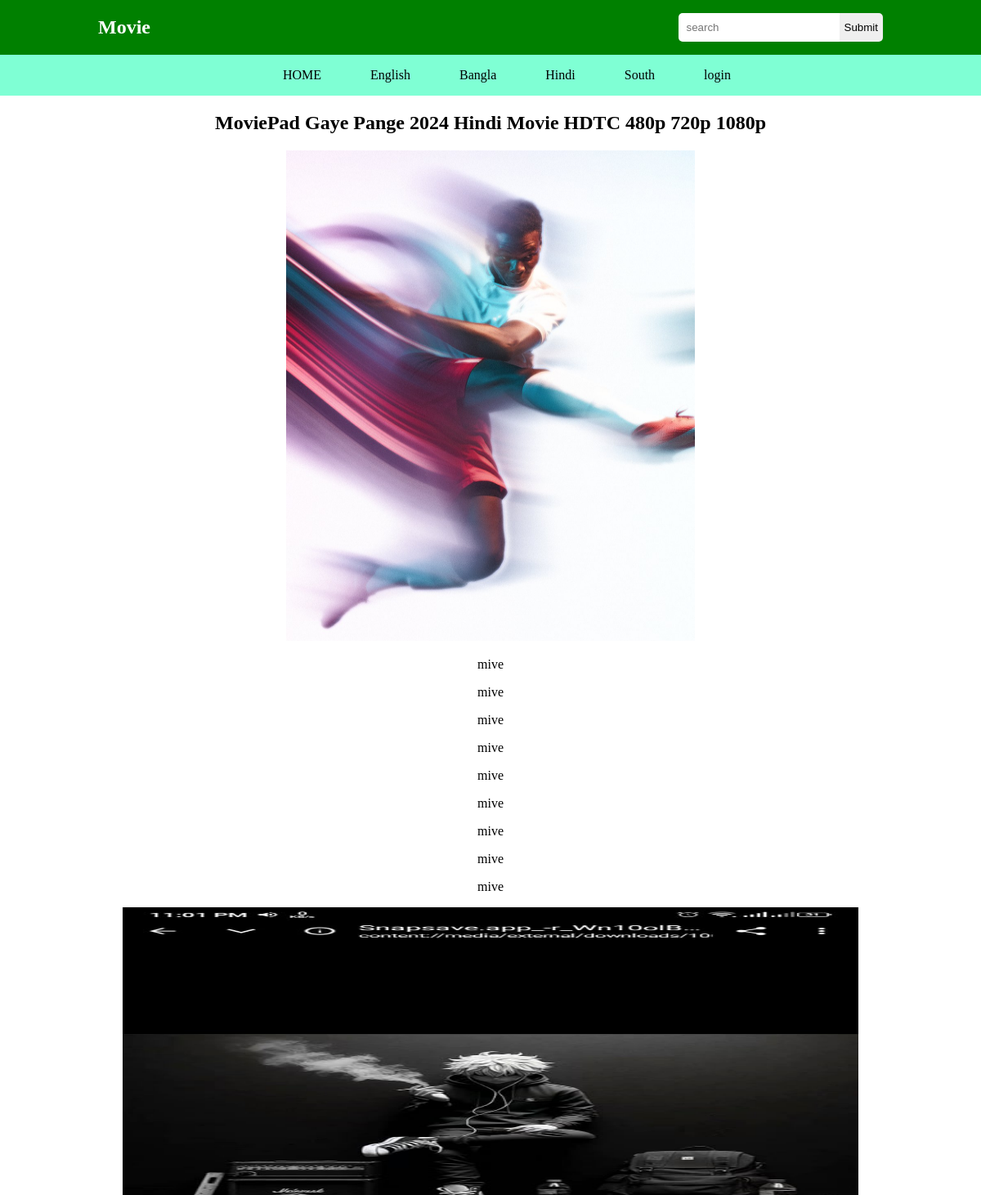
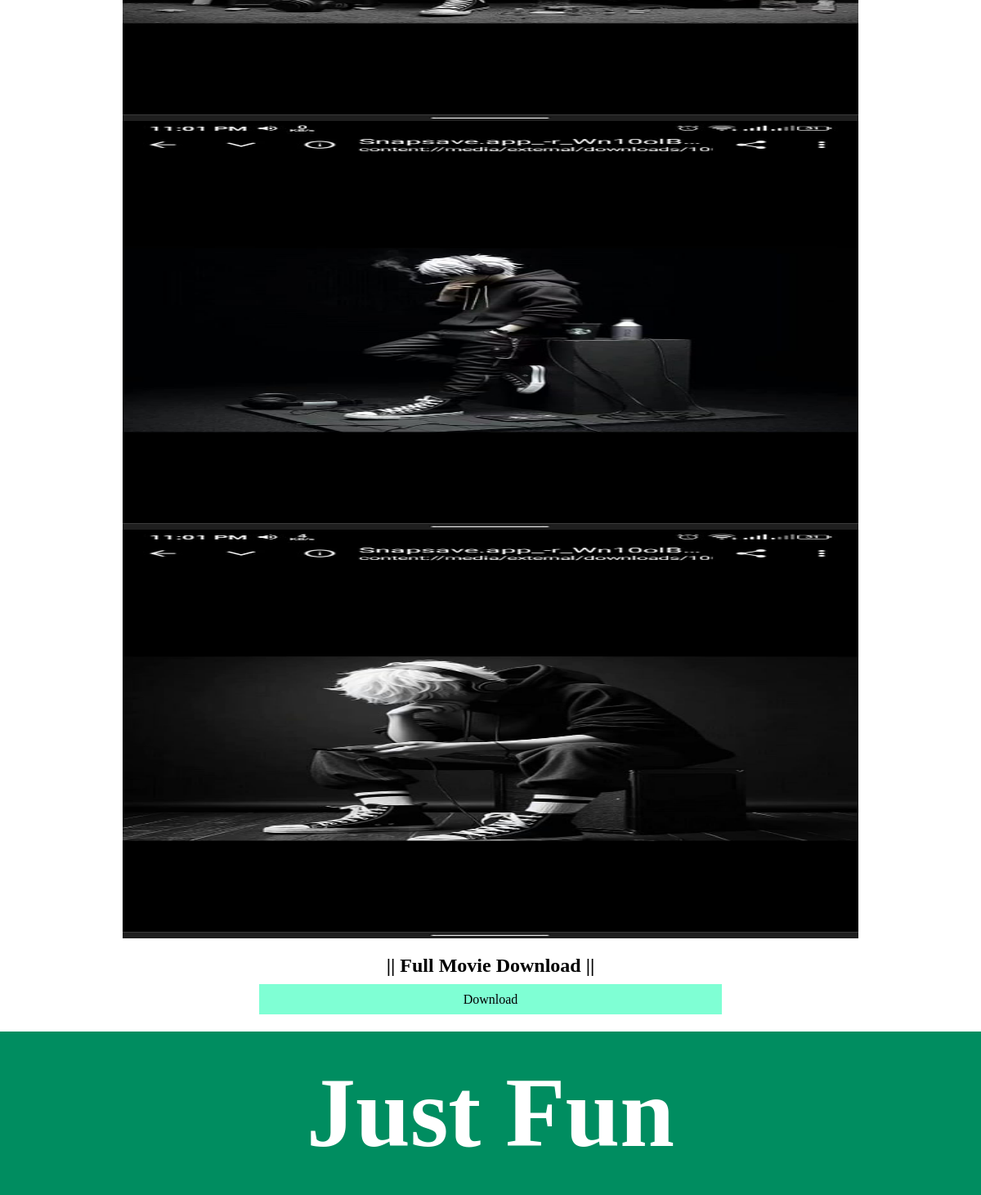
Screenshot of /view.php?id=25 with the database file from the repository (2 pictures, top to bottom).
### tables this page shows
CREATE TABLE `catogory` (
  `id` int NOT NULL,
  `catogory_name` varchar(200) NOT NULL
);

CREATE TABLE `post` (
  `id` int NOT NULL,
  `catogory` varchar(100) NOT NULL,
  `title` varchar(500) NOT NULL,
  `baner_image` varchar(500) NOT NULL,
  `subtitle` longtext NOT NULL,
  `view_image` longtext NOT NULL,
  `download_link` longtext NOT NULL
);

### view.php (the view, shortened to what this page needs)
<?php
    include "./master/header.php";
    $id = $_GET['id'];
    $selesct = "SELECT * FROM post WHERE id='$id'";
    $result = mysqli_query($conn,$selesct);
?>
<!DOCTYPE html>
<html lang="en">
<head>
    <link rel="stylesheet" href="./css/style.css">
</head>
<body>
    <section class="view_body">
        <?php
                foreach($result as $view):
        ?>
        <div>
            <h1><?= $view['title']?></h1>
        </div>
        <div>
            <img src="./image/uploadImage/<?= $view['baner_image']?>" alt="" class="thamble_image">
        </div>
        <div>
            <?php
                $explode = explode(',',$view['subtitle']);
                foreach($explode as $subtitle):
            ?>
            <p><?= $subtitle;?></p>
            <?php endforeach;?>
        </div>
        <div>
            <?php
                $explode = explode(',',$view['view_image']);
                foreach($explode as $view_image):
                    if(!$view_image == ","){
                    }else{
            ?>
            <img src="./image/uploadImage/<?= $view_image?>" alt="" class="screenshort">
            <?php } endforeach;?>
        </div>
        <div>
            <h1> || Full Movie Download  ||</h1>
            <a href="<?= $view['download_link']?>">Download</a>
        </div>
    <?php endforeach;?>
    </section>
</body>
</html>
<?php
    include "./master/footer.php";
?>

### master/header.php (shortened to what this page needs)
<?php
    $conn = mysqli_connect("localhost","root","","movie");
    $selesct = "SELECT * FROM catogory";
    $result = mysqli_query($conn,$selesct);
?>
<!DOCTYPE html>
<html lang="en">
<head>
    <link rel="stylesheet" href="../css/style.css">
</head>
<body>
    <section class="con" >
        <div class="header">
            <div>
                <h1><a href="./index.php">Movie</a></h1>
            </div>
            <div class="search_bnt">
                <form action="search.php" method="POST">
                    <input type="text" placeholder="search" name="search">
                    <button type="submit" name="search_btn"> Submit</button>
                </form>
            </div>
        </div>
    </section>
<section class="nav_bar">
        <ul>
            <li><a href="./index.php"class="active">HOME</a></li>
            <?php
                foreach($result as $results):
            ?>
                <li><a href="catogory.php?id=<?= $results['id']?>"><?= $results['catogory_name']?></a></li>
            <?php endforeach;?>
            <li><a href="./admin/">login</a></li>
        </ul>
    </section>
</body>
</html>

### css/style.css (style rules this page uses)
body { margin: 0 auto; min-height: 100vh; }
.con { background-color: green; display: flex; justify-content: center; align-items: center; }
.header { width: 80%; color: white; }
.header { display: flex; justify-content: space-between; align-items: center; }
.search_bnt form { display: flex; }
.search_bnt button { border: none; border-radius:0 5px 5px 0; cursor: pointer; }
.search_bnt input { border: none; outline: none; padding: 10px; border-radius: 5px 0 0 5px ; }
.nav_bar { display: flex; justify-content: center; background-color: aquamarine; height: 50px; }
.nav_bar li { list-style: none; float: left; }
.nav_bar a { text-decoration: none; padding: 16px 30px; color: black; }
.view_body { display: flex; justify-content: center; flex-direction: column; align-items: center; text-align: center; }
.thamble_image { width: 500px; height: 600px; }
.screenshort { width: 900px; height: 500px; display: flex; }
.view_body a { background-color: aquamarine; padding: 10px 250px; text-decoration: none; color: #000000; }
a { text-decoration: none; color: white; }

### rows the page displays
catogory: catogory_name "English"
catogory: catogory_name "Bangla"
catogory: catogory_name "Hindi"
catogory: catogory_name "South"
post: title "MoviePad Gaye Pange 2024 Hindi Movie HDTC 480p 720p 1080p", baner_image (picture), subtitle "mive"
